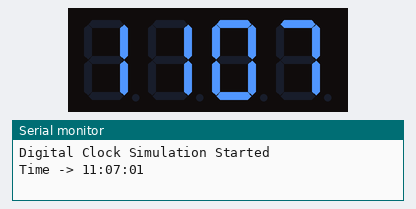
Recording of a sketch running on a simulated Arduino Uno, built with avr-gcc and run on an emulated ATmega328P. Shown: 4-digit seven-segment display, the last lines printed to the serial monitor.

Above: at 1.1 s.
At 65.1 s:
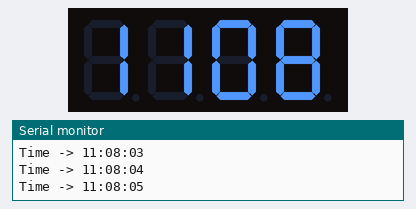
At 128.1 s:
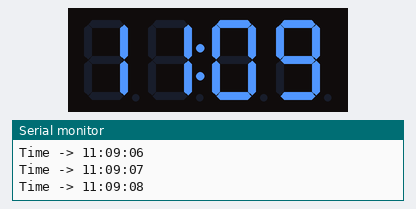

The sketch:

clock.ino
```cpp
#include <TM1637Display.h>

#define CLK 2
#define DIO 3

TM1637Display display(CLK, DIO);

int hours = 11;     // Start time hours (set your current hour here)
int minutes = 7;    // Start time minutes (set your current minute here)
int seconds = 0;    // Start from 0 seconds
bool showColon = true;

unsigned long previousMillis = 0;
const long interval = 1000; // 1 second

void setup() {
  display.setBrightness(7); // Brightness level 0–7
  Serial.begin(9600);       // ✅ Start Serial Monitor
  Serial.println("Digital Clock Simulation Started");
}

void loop() {
  unsigned long currentMillis = millis();

  if (currentMillis - previousMillis >= interval) {
    previousMillis = currentMillis;

    // Update seconds
    seconds++;
    if (seconds >= 60) {
      seconds = 0;
      minutes++;
      if (minutes >= 60) {
        minutes = 0;
        hours++;
        if (hours >= 24) hours = 0;
      }
    }

    // Toggle colon every second (like a real clock)
    showColon = !showColon;

    // Format time as HHMM
    int time = hours * 100 + minutes;

    // Display with or without colon
    if (showColon) {
      display.showNumberDecEx(time, 0b01000000, true); // Colon ON
    } else {
      display.showNumberDecEx(time, 0b00000000, true); // Colon OFF
    }

    // ✅ Print to Serial Monitor
    Serial.print("Time -> ");
    if (hours < 10) Serial.print("0");
    Serial.print(hours);
    Serial.print(":");
    if (minutes < 10) Serial.print("0");
    Serial.print(minutes);
    Serial.print(":");
    if (seconds < 10) Serial.print("0");
    Serial.println(seconds);
  }
}
```
